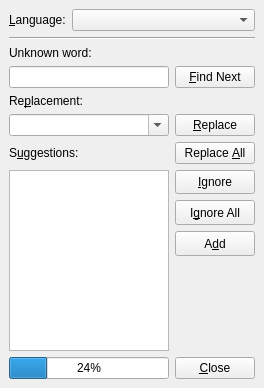
<ui version="4.0">
 <class>SpellcheckerUi</class>
 <widget class="QDockWidget" name="SpellcheckerUi">
  <property name="geometry">
   <rect>
    <x>0</x>
    <y>0</y>
    <width>264</width>
    <height>388</height>
   </rect>
  </property>
  <property name="windowTitle">
   <string>DockWidget</string>
  </property>
  <widget class="QWidget" name="dockWidgetContents">
   <layout class="QGridLayout" name="gridLayout">
    <item row="0" column="0" colspan="2">
     <layout class="QHBoxLayout" name="horizontalLayout">
      <item>
       <widget class="QLabel" name="languageLA">
        <property name="text">
         <string>&amp;Language:</string>
        </property>
        <property name="buddy">
         <cstring>languageCO</cstring>
        </property>
       </widget>
      </item>
      <item>
       <widget class="QComboBox" name="languageCO">
        <property name="sizePolicy">
         <sizepolicy hsizetype="Expanding" vsizetype="Fixed">
          <horstretch>0</horstretch>
          <verstretch>0</verstretch>
         </sizepolicy>
        </property>
        <property name="toolTip">
         <string>The checked language. Switching this alters the language of the checked word.</string>
        </property>
       </widget>
      </item>
     </layout>
    </item>
    <item row="1" column="0" colspan="2">
     <widget class="Line" name="line">
      <property name="orientation">
       <enum>Qt::Horizontal</enum>
      </property>
     </widget>
    </item>
    <item row="2" column="0">
     <widget class="QLabel" name="TextLabel3">
      <property name="text">
       <string>Unknown word:</string>
      </property>
      <property name="buddy">
       <cstring>wordED</cstring>
      </property>
     </widget>
    </item>
    <item row="3" column="0">
     <widget class="QLineEdit" name="wordED">
      <property name="toolTip">
       <string>Current word</string>
      </property>
     </widget>
    </item>
    <item row="3" column="1">
     <widget class="QPushButton" name="findNextPB">
      <property name="sizePolicy">
       <sizepolicy hsizetype="Preferred" vsizetype="Preferred">
        <horstretch>0</horstretch>
        <verstretch>0</verstretch>
       </sizepolicy>
      </property>
      <property name="toolTip">
       <string>Replace word with current choice</string>
      </property>
      <property name="text">
       <string>&amp;Find Next</string>
      </property>
     </widget>
    </item>
    <item row="4" column="0">
     <widget class="QLabel" name="TextLabel1">
      <property name="text">
       <string>Re&amp;placement:</string>
      </property>
      <property name="buddy">
       <cstring>replaceCO</cstring>
      </property>
     </widget>
    </item>
    <item row="5" column="0">
     <widget class="QComboBox" name="replaceCO">
      <property name="focusPolicy">
       <enum>Qt::StrongFocus</enum>
      </property>
      <property name="toolTip">
       <string>Replace with selected word</string>
      </property>
      <property name="editable">
       <bool>true</bool>
      </property>
      <property name="insertPolicy">
       <enum>QComboBox::InsertAtTop</enum>
      </property>
      <property name="autoCompletion">
       <bool>true</bool>
      </property>
      <property name="duplicatesEnabled">
       <bool>false</bool>
      </property>
     </widget>
    </item>
    <item row="5" column="1">
     <widget class="QPushButton" name="replacePB">
      <property name="sizePolicy">
       <sizepolicy hsizetype="Preferred" vsizetype="Preferred">
        <horstretch>0</horstretch>
        <verstretch>0</verstretch>
       </sizepolicy>
      </property>
      <property name="toolTip">
       <string>Replace word with current choice</string>
      </property>
      <property name="text">
       <string>&amp;Replace</string>
      </property>
     </widget>
    </item>
    <item row="6" column="0">
     <widget class="QLabel" name="TextLabel2">
      <property name="text">
       <string>S&amp;uggestions:</string>
      </property>
      <property name="buddy">
       <cstring>suggestionsLW</cstring>
      </property>
     </widget>
    </item>
    <item row="6" column="1">
     <widget class="QPushButton" name="replaceAllPB">
      <property name="sizePolicy">
       <sizepolicy hsizetype="Preferred" vsizetype="Preferred">
        <horstretch>0</horstretch>
        <verstretch>0</verstretch>
       </sizepolicy>
      </property>
      <property name="toolTip">
       <string>Replace word with current choice</string>
      </property>
      <property name="text">
       <string>Replace &amp;All</string>
      </property>
     </widget>
    </item>
    <item row="7" column="0" rowspan="4">
     <widget class="QListWidget" name="suggestionsLW"/>
    </item>
    <item row="7" column="1">
     <widget class="QPushButton" name="ignorePB">
      <property name="sizePolicy">
       <sizepolicy hsizetype="Preferred" vsizetype="Preferred">
        <horstretch>0</horstretch>
        <verstretch>0</verstretch>
       </sizepolicy>
      </property>
      <property name="toolTip">
       <string>Ignore this word</string>
      </property>
      <property name="text">
       <string>&amp;Ignore</string>
      </property>
     </widget>
    </item>
    <item row="8" column="1">
     <widget class="QPushButton" name="ignoreAllPB">
      <property name="sizePolicy">
       <sizepolicy hsizetype="Preferred" vsizetype="Preferred">
        <horstretch>0</horstretch>
        <verstretch>0</verstretch>
       </sizepolicy>
      </property>
      <property name="toolTip">
       <string>Ignore this word throughout this session</string>
      </property>
      <property name="text">
       <string>I&amp;gnore All</string>
      </property>
     </widget>
    </item>
    <item row="9" column="1">
     <widget class="QPushButton" name="addPB">
      <property name="sizePolicy">
       <sizepolicy hsizetype="Preferred" vsizetype="Preferred">
        <horstretch>0</horstretch>
        <verstretch>0</verstretch>
       </sizepolicy>
      </property>
      <property name="toolTip">
       <string>Add the word to your personal dictionary</string>
      </property>
      <property name="text">
       <string>A&amp;dd</string>
      </property>
     </widget>
    </item>
    <item row="10" column="1">
     <spacer>
      <property name="orientation">
       <enum>Qt::Vertical</enum>
      </property>
      <property name="sizeType">
       <enum>QSizePolicy::Preferred</enum>
      </property>
      <property name="sizeHint" stdset="0">
       <size>
        <width>74</width>
        <height>98</height>
       </size>
      </property>
     </spacer>
    </item>
    <item row="11" column="0">
     <widget class="QProgressBar" name="spellcheckPR">
      <property name="value">
       <number>24</number>
      </property>
      <property name="orientation">
       <enum>Qt::Horizontal</enum>
      </property>
     </widget>
    </item>
    <item row="11" column="1">
     <widget class="QPushButton" name="closePB">
      <property name="sizePolicy">
       <sizepolicy hsizetype="Preferred" vsizetype="Preferred">
        <horstretch>0</horstretch>
        <verstretch>0</verstretch>
       </sizepolicy>
      </property>
      <property name="text">
       <string>&amp;Close</string>
      </property>
     </widget>
    </item>
   </layout>
  </widget>
 </widget>
 <resources/>
 <connections/>
</ui>
